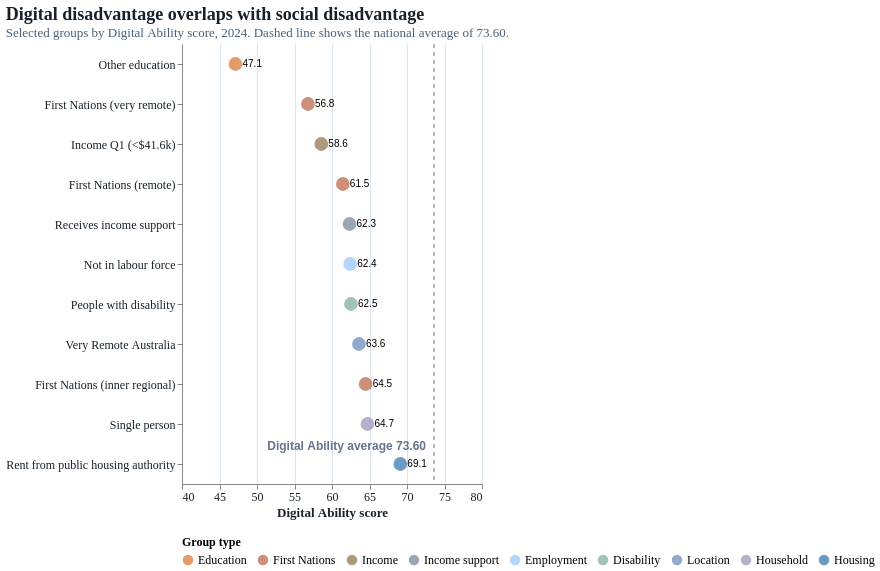

Write a Vega-Lite specification for this figure.
### Vega-Lite specification from a JSON file in a GitHub repository (floating-point values rounded to 4 significant figures)
{"$schema": "https://vega.github.io/schema/vega-lite/v5.json", "description": "Selected disadvantaged groups by Digital Ability score, 2024.", "title": {"text": "Digital disadvantage overlaps with social disadvantage", "subtitle": "Selected groups by Digital Ability score, 2024. Dashed line shows the national average of 73.60."}, "width": "container", "height": {"step": 40}, "data": {"values": [{"group": "Other education", "category": "Education", "score": 47.13}, {"group": "First Nations (very remote)", "category": "First Nations", "score": 56.79}, {"group": "Income Q1 (<$41.6k)", "category": "Income", "score": 58.58}, {"group": "First Nations (remote)", "category": "First Nations", "score": 61.45}, {"group": "Receives income support", "category": "Income support", "score": 62.34}, {"group": "Not in labour force", "category": "Employment", "score": 62.42}, {"group": "People with disability", "category": "Disability", "score": 62.53}, {"group": "Very Remote Australia", "category": "Location", "score": 63.59}, {"group": "First Nations (inner regional)", "category": "First Nations", "score": 64.49}, {"group": "Single person", "category": "Household", "score": 64.73}, {"group": "Rent from public housing authority", "category": "Housing", "score": 69.11}]}, "layer": [{"data": {"values": [{"score": 73.6}]}, "mark": {"type": "rule", "strokeDash": [4, 4], "color": "#64748b"}, "encoding": {"x": {"field": "score", "type": "quantitative", "scale": {"domain": [45, 76]}}}}, {"data": {"values": [{"score": 73.6, "group": "Rent from public housing authority", "label": "Digital Ability average 73.60"}]}, "mark": {"type": "text", "align": "right", "dx": -8, "dy": -18, "fontSize": 12, "fontWeight": "bold", "color": "#64748b"}, "encoding": {"x": {"field": "score", "type": "quantitative", "scale": {"domain": [40, 80]}}, "y": {"field": "group", "type": "nominal", "sort": "x"}, "text": {"field": "label"}}}, {"mark": {"type": "point", "filled": true, "size": 190}, "encoding": {"x": {"field": "score", "type": "quantitative", "title": "Digital Ability score", "scale": {"domain": [40, 80]}}, "y": {"field": "group", "type": "nominal", "title": null, "sort": "x", "axis": {"labelLimit": 360}}, "color": {"field": "category", "type": "nominal", "title": "Group type", "scale": {"domain": ["Education", "First Nations", "Income", "Income support", "Employment", "Disability", "Location", "Household", "Housing"], "range": ["#d86f2a", "#b85f40", "#8b6f47", "#6f7f95", "#93c5fd", "#7aa6a1", "#6686b8", "#9a8db5", "#2f6fa7"]}}, "tooltip": [{"field": "group", "type": "nominal", "title": "Group"}, {"field": "category", "type": "nominal", "title": "Type"}, {"field": "score", "type": "quantitative", "title": "Digital Ability", "format": ".2f"}]}}, {"mark": {"type": "text", "align": "left", "dx": 7, "baseline": "middle", "fontSize": 10}, "encoding": {"x": {"field": "score", "type": "quantitative", "scale": {"domain": [45, 76]}}, "y": {"field": "group", "type": "nominal", "sort": "x", "axis": {"labelLimit": 360}}, "text": {"field": "score", "type": "quantitative", "format": ".1f"}}}], "config": {"view": {"stroke": null}, "axis": {"labelFontSize": 12, "titleFontSize": 13, "gridColor": "#dbe4ee", "labelFont": "IBM Plex Sans", "titleFont": "IBM Plex Sans", "labelColor": "#17212b", "titleColor": "#17212b", "labelLimit": 320}, "title": {"fontSize": 18, "subtitleFontSize": 13, "anchor": "start", "font": "Space Grotesk", "subtitleFont": "IBM Plex Sans", "color": "#17212b", "subtitleColor": "#486178"}, "legend": {"labelFont": "IBM Plex Sans", "titleFont": "IBM Plex Sans", "labelFontSize": 12, "titleFontSize": 12, "symbolSize": 110, "orient": "bottom"}}}
